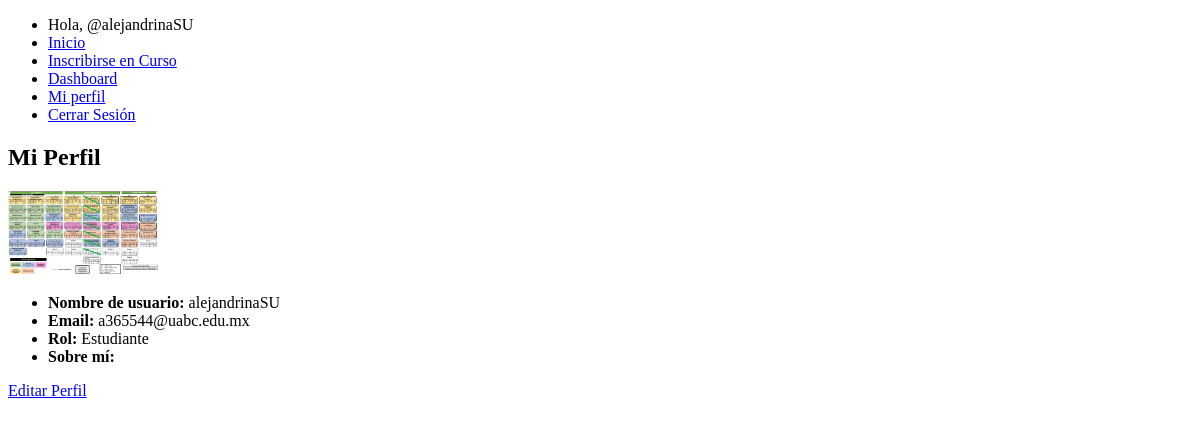
/profile/ (signed in), run on an earlier commit of the app's database.
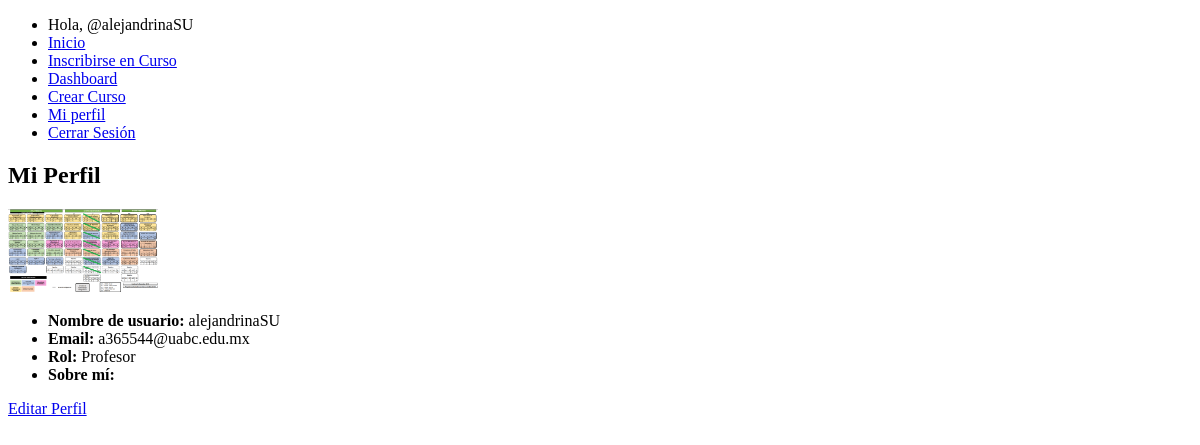
And on a later commit of the database.
### webapp/models.py (models this page shows, shortened)
class UsuarioPersonalizado(AbstractUser):
    ROLES = (
        ('Estudiante', 'Estudiante'),
        ('Profesor', 'Profesor')
    )
    rol = models.CharField(max_length=10, choices=ROLES, default='Estudiante')
    sobre_mi = models.TextField(max_length=2000, blank=True, null=True)
    foto_perfil = models.ImageField(upload_to='fotos_perfil/', blank=True, null=True)

### webapp/views.py (the view)
# urls.py: path('profile/', views.ver_perfil, name='ver_perfil'),
@login_required
def ver_perfil(request):
    return render(request, 'perfil.html', {'usuario':request.user})

### webapp/templates/perfil.html
{% extends 'base.html' %}
{% block content %}
<h2>Mi Perfil</h2>
{% if usuario.foto_perfil %}
    <img src="{{ usuario.foto_perfil.url }}" alt="Foto de perfil" width="150">
{% else %}
    <img src="/static/img/default_profile.png" alt="Sin foto de perfil" width="150">
{% endif %}
<ul>
    <li><strong>Nombre de usuario:</strong> {{ usuario.username }}</li>
    <li><strong>Email:</strong> {{ usuario.email }}</li>
    <li><strong>Rol:</strong> {{ usuario.rol }}</li>
    <li><strong>Sobre mí:</strong> {{ usuario.sobre_mi }}</li>
</ul>
<a href="{% url 'editar_perfil' %}">Editar Perfil</a>
{% endblock %}

### webapp/templates/base.html (shortened to what this page needs)
<!DOCTYPE html>
<html lang="es">
<head>
</head>
<body>
    {% if user.is_authenticated %}
    <ul>
        <li>Hola, @{{ user.username }}</li>
        <li><a href="/">Inicio</a></li>
        <li><a href="/course/join">Inscribirse en Curso</a></li>
        <li><a href="/dashboard">Dashboard</a></li>
        {% if user.rol == "Profesor" %}
            <li><a href="/new/course">Crear Curso</a></li>
        {% endif %}
        <li><a href="/profile">Mi perfil</a></li>
        <li><a href="/logout">Cerrar Sesión</a></li>
    </ul>
{% else %}
    <ul>
        <li><a href="/">Inicio</a></li>
        <li><a href="/login">Iniciar Sesión</a></li>
        <li><a href="/signup">Registrarse</a></li>
    </ul>
{% endif %}
    {% block content %}
    {% endblock %}
</body>
</html>

What changed in the data, as far as the page shows it:
changed UsuarioPersonalizado "alejandrinaSU": rol "Estudiante" → "Profesor"
Also different on the page:
text now shown: "Crear Curso"
